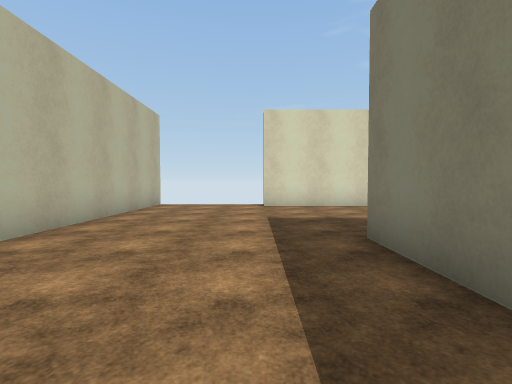
[1] (above)

24 first-person views from a walk through a scene from a Unity 3-D project. The camera is 1.5 m above the floor, tilts 2° down and sees 85° across. The floor is counted in squares, 2 m on a side. Each view is taken from the middle of a square. On the plan, view 1 faces up. The plan holds only what a view shows up to about 10 squares ahead; the rest is blank. The place goes on beyond the plan. Surface patterns are stand-ins for the level's own textures.

[2]
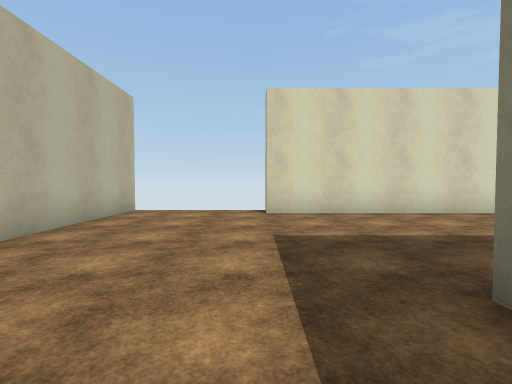

[3]
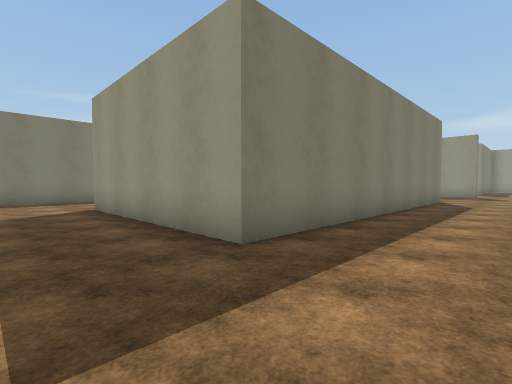

[4]
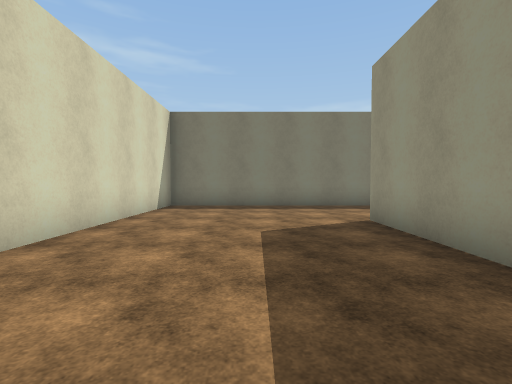

[5]
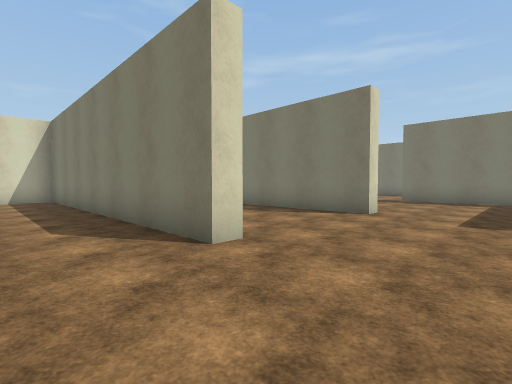

[6]
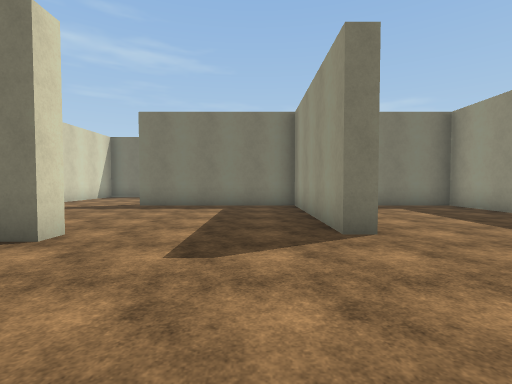

[7]
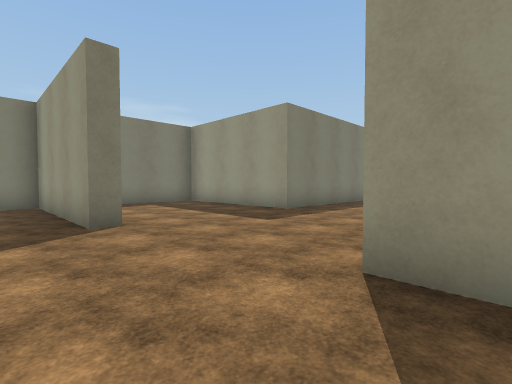

[8]
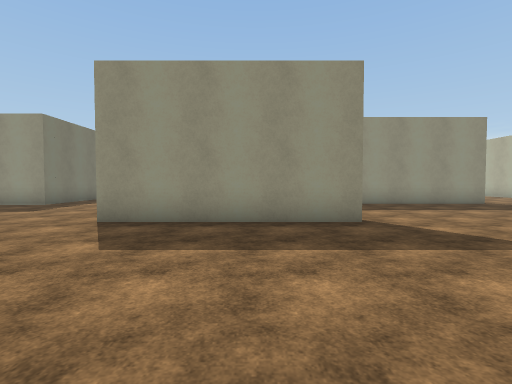

[9]
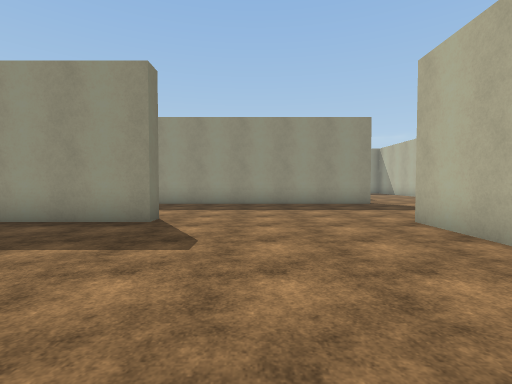

[10]
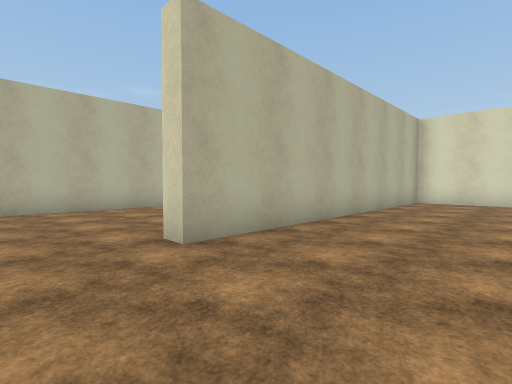

[11]
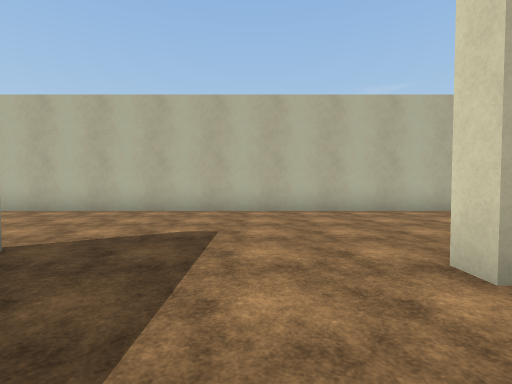

[12]
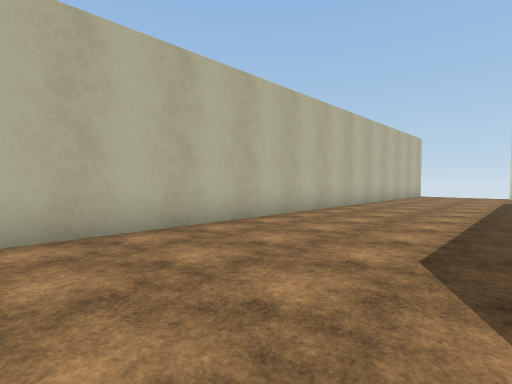

[13]
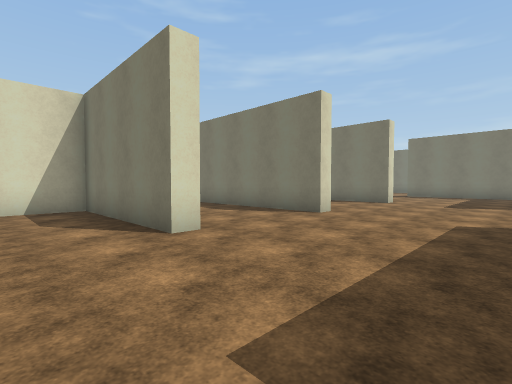

[14]
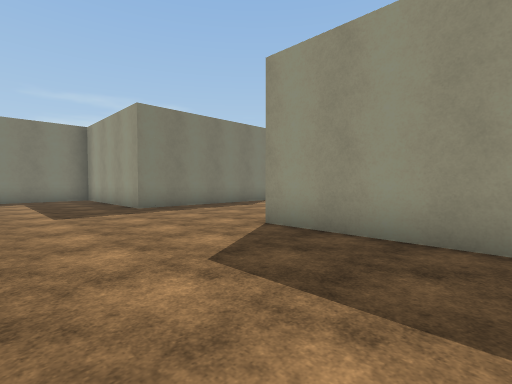

[15]
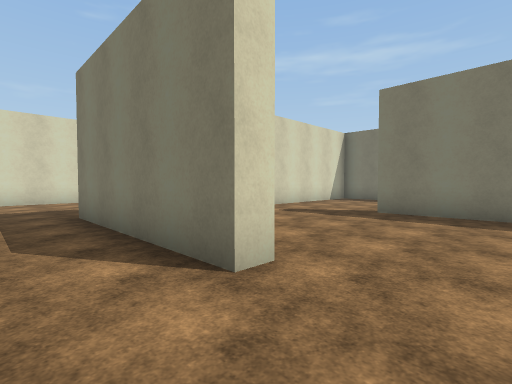

[16]
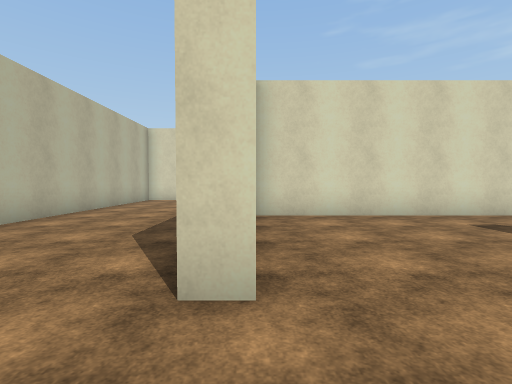

[17]
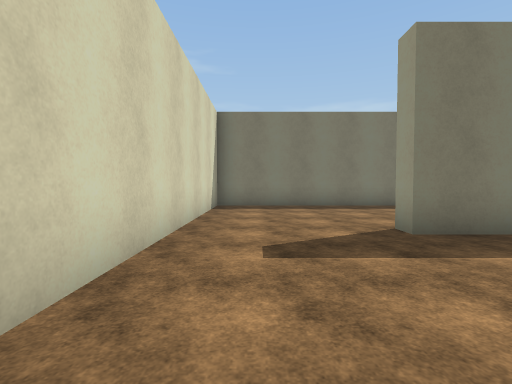

[18]
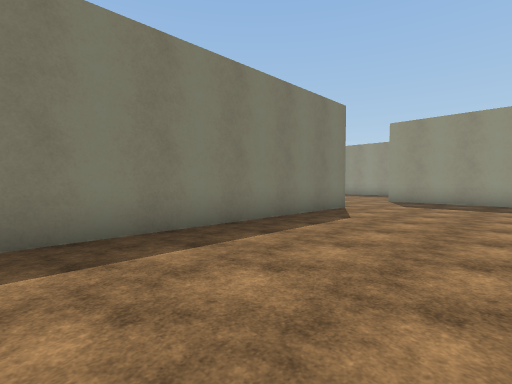

[19]
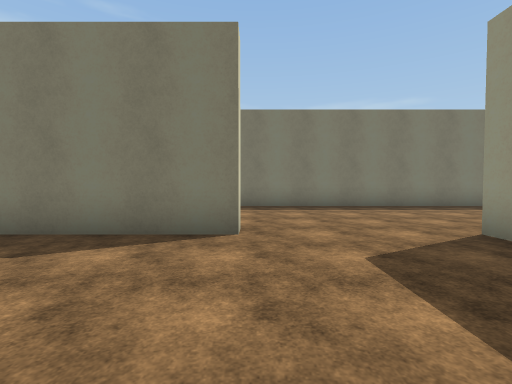

[20]
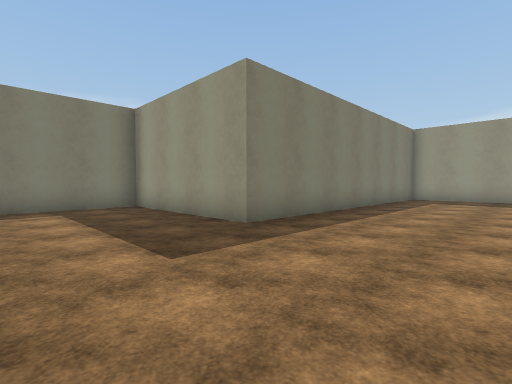

[21]
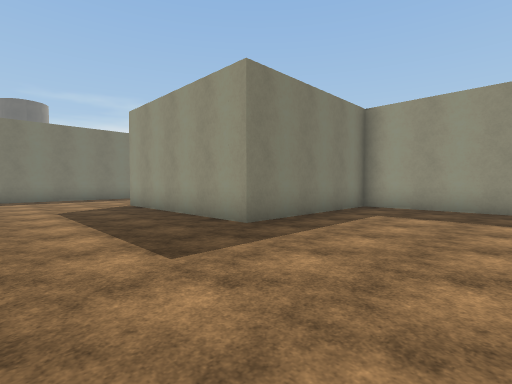

[22]
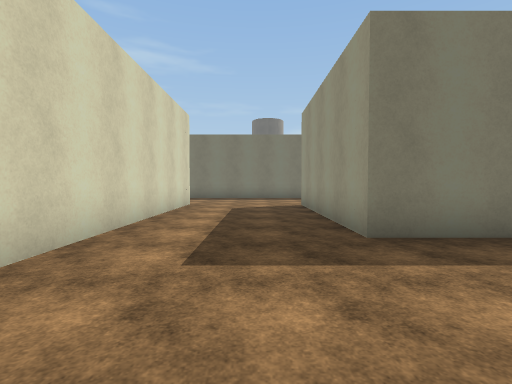

[23]
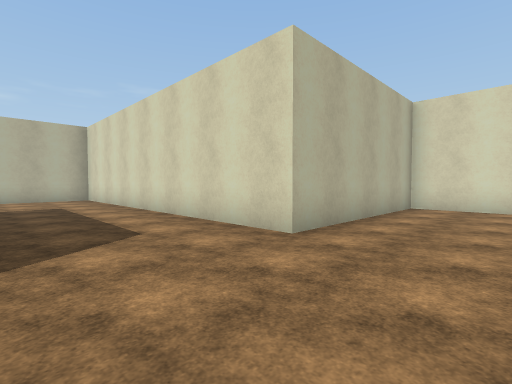

[24]
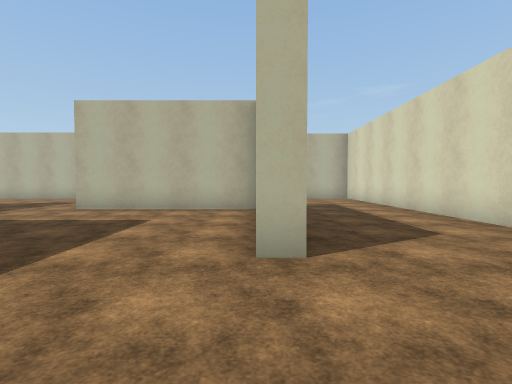

### Floor plan
Points are (right, up) in squares from view 1. A wall is a line through its corners. A room is listed if a view was taken in it or the views show most of it. See-through windows are left out.
Room 1 (views 1, 2, 3, 4, 5, 6, 7, 8, 9, 10, 11, 12, 13, 14, 15, 16, 17, 18, 19, 20, 21, 22, 23, 24)
walls: (16, -1.3) (15.5, -1.3) (15.5, 3.8); (16, -5.9) (16, -5.3) (21, -5.3) (21, -0.3) (21.5, -0.3); (26, -6.9) (26, 3.2) (16, 3.2); (11.5, -1.3) (11, -1.3) (11, 8.7) (0.2, 8.7); (22.4, -10.3) (26, -10.3); (16.5, 8.7) (14.5, 8.7); (31, 1.2) (31, 0.5); (16, -13.2) (16, -10.3) (21, -10.3) (21, -7.5); (11.5, 7) (11.5, 1.9); (7.6, -1.3) (7, -1.3) (7, 3.2) (2, 3.2) (2, -6.2) (1.5, -6.2); (7, -6.8) (7, -6.3) (12, -6.3); (30.7, -13.5) (30.7, -5.5) (35.7, -5.5) (35.7, -0.5) (41.3, -0.5) (41.3, -1); (36.3, -1) (36.3, -6); (1.5, -5.6) (1.5, 3.7) (7.5, 3.7); (0.9, -10.8) (11.5, -10.8); (-3.2, 9.5) (-3.2, -13.5); (43.6, 8.7) (41.5, 8.7) (41.5, 3.2) (33.1, 3.2)

Positions as (right, up) in squares from view 1, and headings:
1: (0, 0), facing up
2: (0, 2), facing up
3: (-1, 6), facing down-right
4: (2, 6), facing right
5: (9, -4), facing up-right
6: (12, -4), facing right
7: (11, -4), facing down-right
8: (9, -1), facing down
9: (5, -1), facing down
10: (5, -8), facing up-left
11: (4, -8), facing left
12: (1, -7), facing up-left
13: (5, -5), facing up-right
14: (8, -7), facing down-right
15: (14, -3), facing up-right
16: (16, -3), facing up
17: (17, 2), facing right
18: (22, 1), facing down-right
19: (22, -7), facing right
20: (27, -2), facing down-right
21: (32, 3), facing down-right
22: (32, 1), facing right
23: (44, 0), facing up-left
24: (44, -1), facing left
